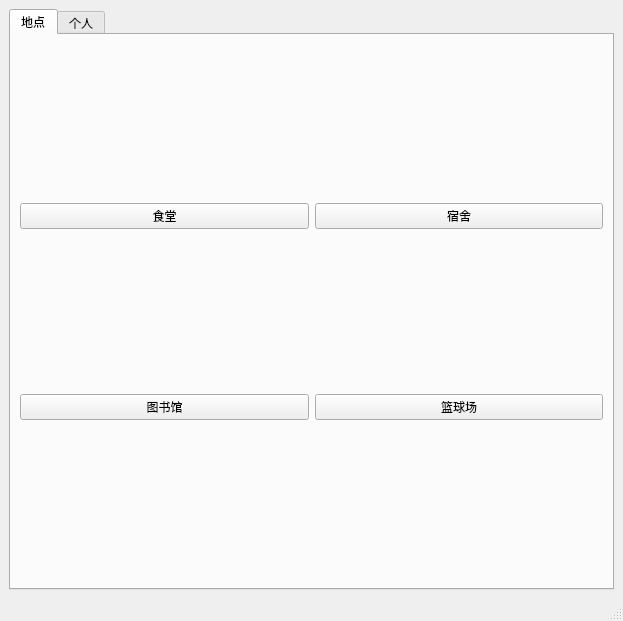
<?xml version="1.0" encoding="UTF-8"?>
<ui version="4.0">
 <class>MainWindow</class>
 <widget class="QMainWindow" name="MainWindow">
  <property name="geometry">
   <rect>
    <x>0</x>
    <y>0</y>
    <width>623</width>
    <height>621</height>
   </rect>
  </property>
  <property name="cursor">
   <cursorShape>ArrowCursor</cursorShape>
  </property>
  <property name="windowTitle">
   <string>MainWindow</string>
  </property>
  <widget class="QWidget" name="centralwidget">
   <layout class="QGridLayout" name="gridLayout">
    <item row="0" column="0">
     <widget class="QTabWidget" name="tabWidget">
      <property name="currentIndex">
       <number>0</number>
      </property>
      <widget class="QWidget" name="tab_Place">
       <attribute name="icon">
        <iconset resource="../../Server1.0/Project_Server/Icons.qrc">
         <normaloff>:/Icons/Place.png</normaloff>:/Icons/Place.png</iconset>
       </attribute>
       <attribute name="title">
        <string>地点</string>
       </attribute>
       <layout class="QGridLayout" name="gridLayout_2">
        <item row="0" column="0">
         <widget class="QPushButton" name="pushButton_Canteen">
          <property name="text">
           <string>食堂</string>
          </property>
          <property name="icon">
           <iconset resource="../../Server1.0/Project_Server/Icons.qrc">
            <normaloff>:/Icons/Canteen.png</normaloff>:/Icons/Canteen.png</iconset>
          </property>
          <property name="iconSize">
           <size>
            <width>30</width>
            <height>30</height>
           </size>
          </property>
         </widget>
        </item>
        <item row="0" column="1">
         <widget class="QPushButton" name="pushButton_Dorm">
          <property name="text">
           <string>宿舍</string>
          </property>
          <property name="icon">
           <iconset resource="../../Server1.0/Project_Server/Icons.qrc">
            <normaloff>:/Icons/Dorm.png</normaloff>:/Icons/Dorm.png</iconset>
          </property>
          <property name="iconSize">
           <size>
            <width>30</width>
            <height>30</height>
           </size>
          </property>
         </widget>
        </item>
        <item row="1" column="0">
         <widget class="QPushButton" name="pushButton_Library">
          <property name="text">
           <string>图书馆</string>
          </property>
          <property name="icon">
           <iconset resource="../../Server1.0/Project_Server/Icons.qrc">
            <normaloff>:/Icons/Library.png</normaloff>:/Icons/Library.png</iconset>
          </property>
          <property name="iconSize">
           <size>
            <width>30</width>
            <height>30</height>
           </size>
          </property>
         </widget>
        </item>
        <item row="1" column="1">
         <widget class="QPushButton" name="pushButton_Basketball">
          <property name="text">
           <string>篮球场</string>
          </property>
          <property name="icon">
           <iconset resource="../../Server1.0/Project_Server/Icons.qrc">
            <normaloff>:/Icons/Basketball.png</normaloff>:/Icons/Basketball.png</iconset>
          </property>
          <property name="iconSize">
           <size>
            <width>30</width>
            <height>30</height>
           </size>
          </property>
         </widget>
        </item>
       </layout>
      </widget>
      <widget class="QWidget" name="tab_MyInfo">
       <attribute name="icon">
        <iconset resource="../../Server1.0/Project_Server/Icons.qrc">
         <normaloff>:/Icons/MyInfo.png</normaloff>:/Icons/MyInfo.png</iconset>
       </attribute>
       <attribute name="title">
        <string>个人</string>
       </attribute>
       <layout class="QGridLayout" name="gridLayout_5">
        <item row="0" column="0">
         <widget class="QWidget" name="widget" native="true">
          <layout class="QGridLayout" name="gridLayout_3">
           <item row="1" column="0">
            <widget class="QLabel" name="label_2">
             <property name="text">
              <string>性别:</string>
             </property>
            </widget>
           </item>
           <item row="0" column="0">
            <widget class="QLabel" name="label">
             <property name="text">
              <string>姓名:</string>
             </property>
            </widget>
           </item>
           <item row="1" column="1">
            <widget class="QLineEdit" name="lineEdit_Gender">
             <property name="readOnly">
              <bool>true</bool>
             </property>
            </widget>
           </item>
           <item row="0" column="1">
            <widget class="QLineEdit" name="lineEdit_Name">
             <property name="readOnly">
              <bool>true</bool>
             </property>
            </widget>
           </item>
          </layout>
         </widget>
        </item>
        <item row="0" column="1">
         <widget class="QLabel" name="label_Photo">
          <property name="sizePolicy">
           <sizepolicy hsizetype="Minimum" vsizetype="Minimum">
            <horstretch>0</horstretch>
            <verstretch>0</verstretch>
           </sizepolicy>
          </property>
          <property name="minimumSize">
           <size>
            <width>200</width>
            <height>200</height>
           </size>
          </property>
          <property name="frameShape">
           <enum>QFrame::Box</enum>
          </property>
          <property name="text">
           <string/>
          </property>
         </widget>
        </item>
        <item row="1" column="0" colspan="2">
         <widget class="QWidget" name="widget_2" native="true">
          <layout class="QGridLayout" name="gridLayout_4">
           <item row="0" column="0">
            <widget class="QLabel" name="label_3">
             <property name="text">
              <string>个性签名</string>
             </property>
            </widget>
           </item>
           <item row="1" column="0">
            <widget class="QPlainTextEdit" name="plainTextEdit_Signature">
             <property name="readOnly">
              <bool>true</bool>
             </property>
            </widget>
           </item>
          </layout>
         </widget>
        </item>
       </layout>
      </widget>
     </widget>
    </item>
   </layout>
  </widget>
  <widget class="QStatusBar" name="statusbar"/>
  <action name="actionMyInfo">
   <property name="text">
    <string>个人</string>
   </property>
  </action>
 </widget>
 <resources/>
 <connections/>
</ui>
